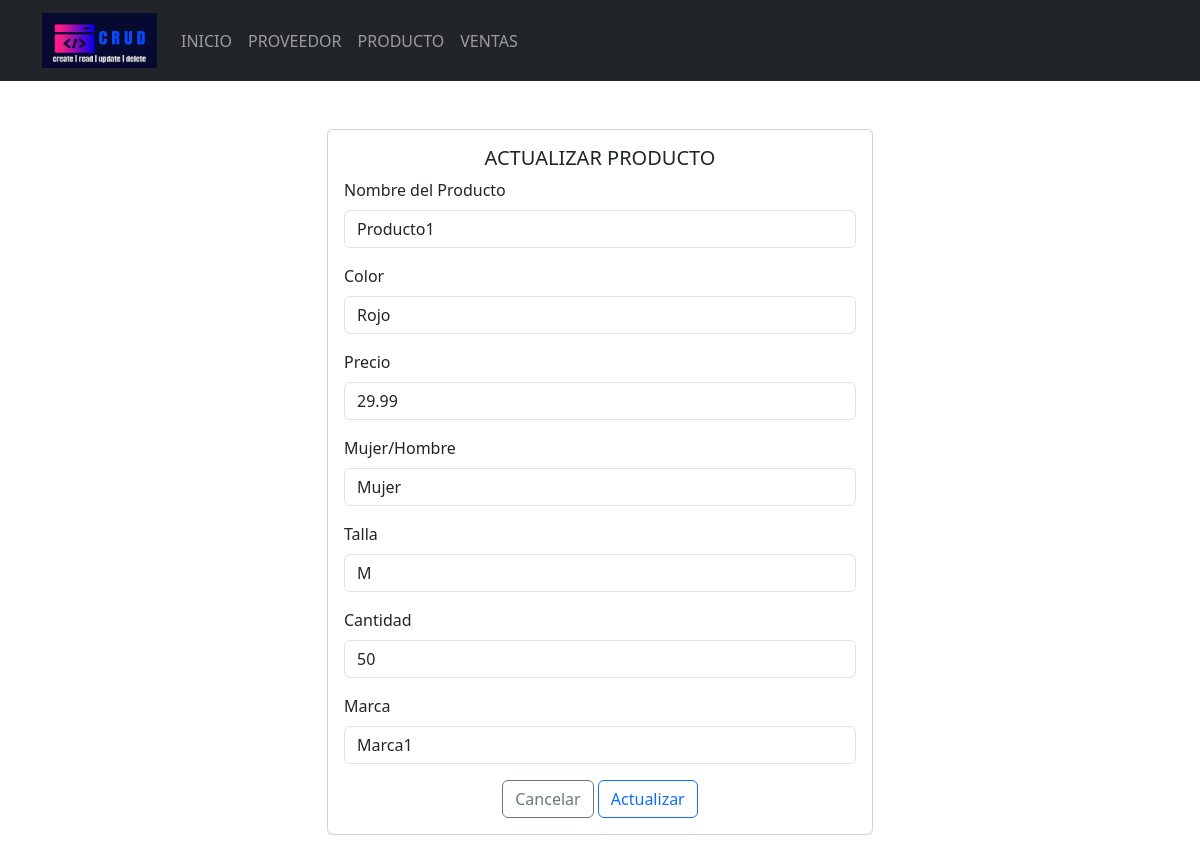
The page /Formularios/categorias/actualizar.php?id_producto=1 on the database its author committed.
### tables this page shows
CREATE TABLE `producto` (
  `id_producto` INT(11) PRIMARY KEY AUTO_INCREMENT,
  `nombre_p` VARCHAR(50) NOT NULL,
  `color` VARCHAR(50) NOT NULL,
  `precio` FLOAT(10, 2) NOT NULL,
  `mujer_hombre` VARCHAR(50) NOT NULL,
  `talla` VARCHAR(50) NOT NULL,
  `cantidad` VARCHAR(50) NOT NULL,
  `marca` VARCHAR(50) NOT NULL
);

### Formularios/categorias/actualizar.php (the view, shortened to what this page needs)
<!DOCTYPE html>
<html lang="es">
<head>
    <link rel="stylesheet" href="<?php echo base_url; ?>css/bootstrap.min.css">
</head>
<body>
    <header>
        <nav class="navbar navbar-expand-lg bg-dark" data-bs-theme="dark">
            <div class="container">
                <a class="navbar-brand" href="<?php echo base_url; ?>">
                    <img src="<?php echo base_url; ?>img/logo.png" alt="logo" height="55" width="115">
                </a>
                <div class="collapse navbar-collapse" id="mi-menu">
                    <ul class="navbar-nav">
                        <li class="nav-item">
                            <a class="nav-link" href="<?php echo base_url; ?>">INICIO</a>
                        </li>
                        <li class="nav-item">
                            <a class="nav-link"
                                href="<?php echo base_url; ?>Formularios/productos/index.php">PROVEEDOR</a>
                        </li>
                        <li class="nav-item">
                            <a class="nav-link"
                                href="<?php echo base_url; ?>Formularios/categorias/index.php">PRODUCTO</a>
                        </li>
                        <li class="nav-item">
                            <a class="nav-link" href="<?php echo base_url; ?>Formularios/marcas/index.php">VENTAS</a>
                    </ul>
                </div>
            </div>
        </nav>
    </header>
    <div class="container mt-5 mb-5">
        <div class="row justify-content-center">
            <div class="col-md-6">
                <div class="card">
                    <div class="card-body">
                        <h5 class="card-title text-center">ACTUALIZAR PRODUCTO</h5>
                        <form action="<?php echo base_url; ?>CRUDC/editarDatos.php" method="post">
                            <?php
                            include_once("../../config/conexion.php");
                            $sql = "SELECT * FROM producto WHERE id_producto =" . $_REQUEST['id_producto'];
                            $resultado = $conexion->query($sql);
                            $row = $resultado->fetch_assoc();
                            ?>
                            <div class="mb-3">
                                <label for="nombre" class="form-label">Nombre del Producto</label>
                                <input type="text" class="form-control" id="nombre" name="nombre"
                                    placeholder="Nombre del producto" value="<?php echo $row['nombre_p'] ?>">
                            </div>
                            <div class="mb-3">
                                <label for="color" class="form-label">Color</label>
                                <input type="text" class="form-control" id="color" name="color" placeholder="Color"
                                    value="<?php echo $row['color'] ?>">
                            </div>
                            <div class="mb-3">
                                <label for="precio" class="form-label">Precio</label>
                                <input type="text" class="form-control" id="precio" name="precio" placeholder="Precio"
                                    value="<?php echo $row['precio'] ?>">
                            </div>
                            <div class="mb-3">
                                <label for="mujer_hombre" class="form-label">Mujer/Hombre</label>
                                <input type="text" class="form-control" id="mujer_hombre" name="mujer_hombre"
                                    placeholder="Mujer/Hombre" value="<?php echo $row['mujer_hombre'] ?>">
                            </div>
                            <div class="mb-3">
                                <label for="talla" class="form-label">Talla</label>
                                <input type="text" class="form-control" id="talla" name="talla" placeholder="Talla"
                                    value="<?php echo $row['talla'] ?>">
                            </div>
                            <div class="mb-3">
                                <label for="cantidad" class="form-label">Cantidad</label>
                                <input type="text" class="form-control" id="cantidad" name="cantidad"
                                    placeholder="Cantidad" value="<?php echo $row['cantidad'] ?>">
                            </div>
                            <div class="mb-3">
                                <label for="marca" class="form-label">Marca</label>
                                <input type="text" class="form-control" id="marca" name="marca" placeholder="Marca"
                                    value="<?php echo $row['marca'] ?>">
                            </div>
                            <div class="text-center">
                                <a href="../categorias/index.php" type="submit"
                                    class="btn btn-outline-secondary">Cancelar</a>
                                <button type="submit" class="btn btn-outline-primary">Actualizar</button>
                            </div>
                        </form>
                    </div>
                </div>
            </div>
        </div>
    </div>
</body>
</html>

### rows shown on the page
producto: nombre "Producto1", color "Rojo", precio "29.99", mujer_hombre "Mujer", talla "M", cantidad "50", marca "Marca1"
